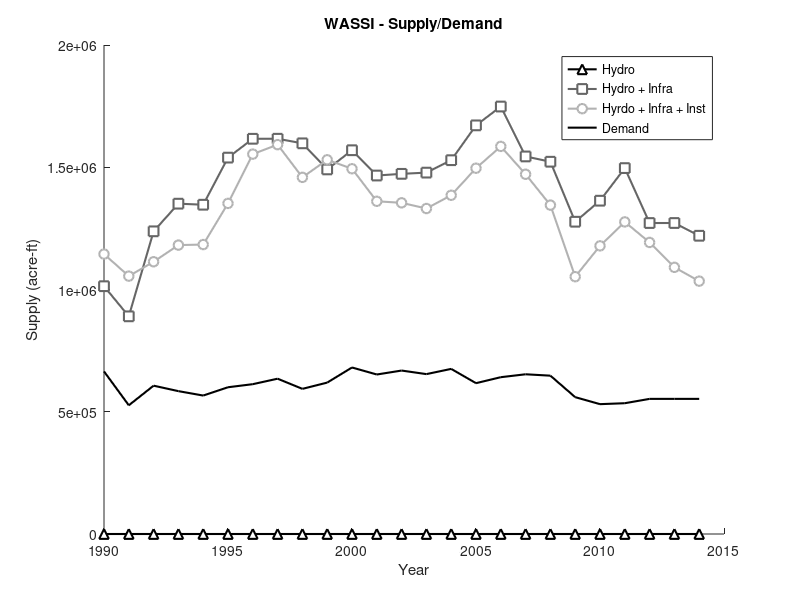
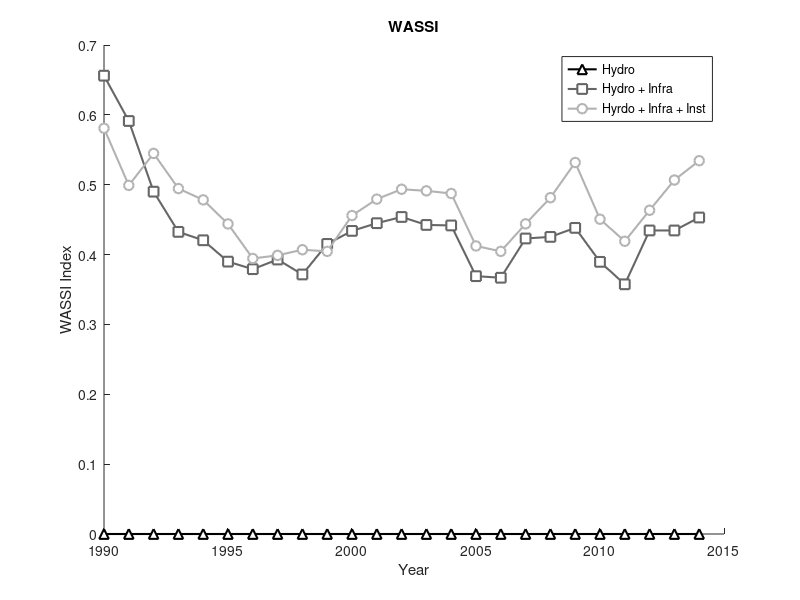

The MATLAB script that drew these images, in order:
%% INITIALIZE DATA
clear all; close all; clc;

load('years')
load('demand')
load('supply')

wassi = demand ./ supply;
wassi(:,1) = zeros(size(years));

%% INITIALIZE PLOTS
RGB = [0 0 0; 0.4 0.4 0.4;0.7 0.7 0.7];
m = {'^','s','o'};
fsize = 12; 
fweight = 'bold';

%% PLOT DATA
figure
hold on
% Plot different supply values
for index = 1:size(supply, 2)
    plot(years, supply(:, index), ['-', m{index}], 'markeredgecolor', RGB(index, :),...
        'markerfacecolor',[1 1 1],'markersize', 7, 'color', RGB(index, :), 'linewidth', 1.5);
end
% Plot demand values
plot(years, demand, 'markeredgecolor', RGB(1, :),...
    'markerfacecolor',[1 1 1],'markersize', 7, 'color', RGB(1, :), 'linewidth', 1.5);

title('WASSI - Supply/Demand');
xlabel('Year');
ylabel('Supply (acre-ft)');
legend('Hydro', 'Hydro + Infra', 'Hyrdo + Infra + Inst', 'Demand');
hold off

figure
hold on
% Plot different WASSI indices
for index = 1:size(wassi, 2)
    plot(years, wassi(:, index), ['-', m{index}], 'markeredgecolor', RGB(index, :),...
        'markerfacecolor',[1 1 1],'markersize', 7, 'color', RGB(index, :), 'linewidth', 1.5);
end

title('WASSI');
xlabel('Year');
ylabel('WASSI Index');
legend('Hydro', 'Hydro + Infra', 'Hyrdo + Infra + Inst');
hold off
